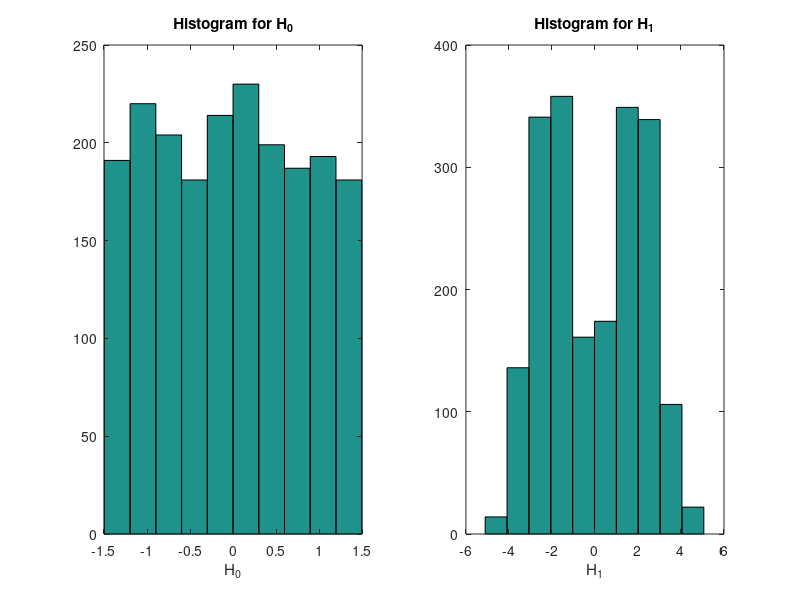

Here is the MATLAB script that generated this plot:
%Author - Rahul Raghatate
%ID- rraghata
%Answer 6

% Clear Workspace
clear
% Load the data and plot the histogram for distribution
dataset = dlmread('hw3dat.txt');
h0= dataset(:,1);
h1= dataset(:,2);
source= dataset(:,3);
test= dataset(:,4);
% Histogram Plot for idea of data distribution
subplot(1,2,1)
hist(h0);
title('Histogram for H_0')
xlabel('H_0')

subplot(1,2,2)
hist(h1);
title('Histogram for H_1')
xlabel('H_1')

% Prior Calculations using Source distribution information.
pi0 = sum(source==0)/2000
pi1= 1-pi0

% Therefore,from the histograms,two decision rules can be made intutively as follows: 
% First Rule : H_1=0 if -1<=y<=1;
%              H_1=1 otherwise

% Second Rule :H_1=0 if -1.5 <=y<= 1.5 ;
%              H_1=1 otherwise

% First Rule Analysis and Calculations
dataset(:,5)= test>=-1 & test<=1;
dataset(:,5)=~dataset(:,5); %used negation as logical operation output gives one if true in above equation
preds= dataset(:,5);

% Calculatations for costs(PiTj) of decision 
c_00 = sum(source== 0 & preds== 0)/2000;
c_01 = sum(source== 1 & preds== 0)/2000;
c_11 = sum(source== 1 & preds== 1)/2000;
c_10 = sum(source== 0 & preds== 1)/2000;

 
 % For uniform costs Baye's risk
 risk_B1 =pi0*(sum(source== 0 & preds== 1)/2000)+ pi1*(sum(source== 1 & preds== 0)/2000)
 
 % Second Rule Analysis and Calculations
 dataset(:,6)= test>=-1.5 & test<=1.5;
 dataset(:,6)=~dataset(:,6);
 preds1= dataset(:,6);

 % Calculate the cost of decision PiTj
 c_00 = sum(source== 0 & preds1== 0)/2000;
 c_01 = sum(source== 1 & preds1== 0)/2000;
 c_11 = sum(source== 1 & preds1== 1)/2000;
 c_10 = sum(source== 0 & preds1== 1)/2000;
 
 % Taking uniform cost and computing baye's risk
 risk_B2 =pi0*(sum(source== 0 & preds1== 1)/2000)+ pi1*(sum(source== 1 & preds1== 0)/2000)
 
 disp('Bayes Risk for both the decision rules are:\n');
 fprintf('Decision Rule_1 %d\n',risk_B1);
 fprintf('Decision Rule_2 %d\n',risk_B2);
